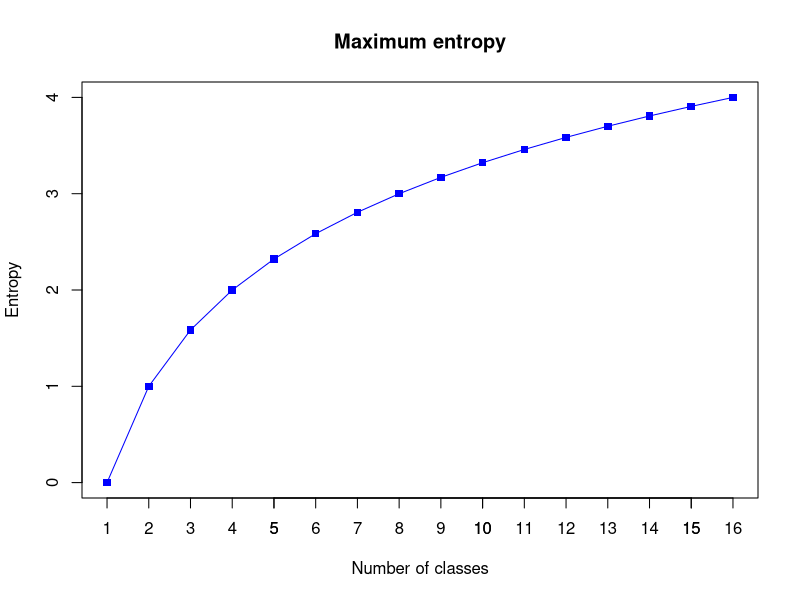

This figure's R source:
## ---- chunk 1
n <- seq(1, 16, 1)
p <- 1/n
e <- -log2(p)
plot(n, e, main = "Maximum entropy", xlab = "Number of classes", ylab = "Entropy", type = "l", col = "blue")
points(n, e, pch = 15, col = "blue")
axis(1, at=1:16)

